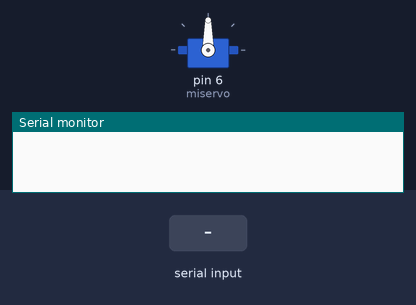
This sketch was run on a simulated Arduino Uno, built with avr-gcc and run on an emulated ATmega328P. On the bench: servo, the last lines printed to the serial monitor. The inputs (shaded band) are chosen by the test bench.

Above: at 1.2 s.
1.3 s: "30,150\n" received over Serial
At 2.1 s:
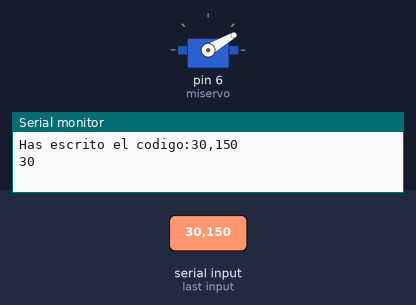
2.8 s: "5\n" received over Serial
At 3.8 s:
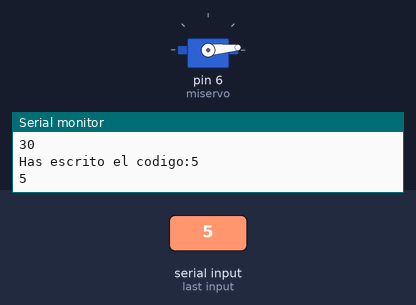
4.3 s: "200\n" received over Serial
At 5.5 s:
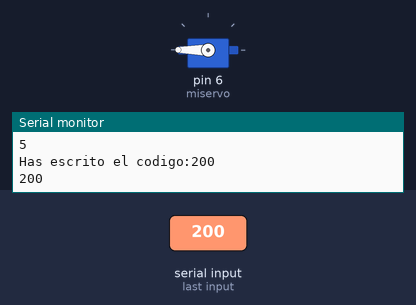
5.8 s: "90,45\n" received over Serial
At 6.3 s:
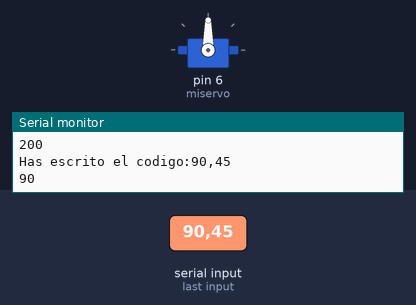
Timing chart, 0 to 8.3 s (numbered marks = the images above; inputs shaded):
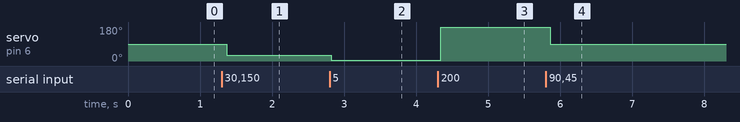

Measured:
- after the input at 1.3 s, servo on pin 6 (miservo): 90° → 30° after 0.07 s
- after the input at 2.8 s, servo on pin 6 (miservo): 30° → 5° at once
- after the input at 4.3 s, servo on pin 6 (miservo): 5° → 180° at once
- after the input at 5.8 s, servo on pin 6 (miservo): 180° → 90° after 0.06 s

The sketch:

ServoAnguloBasico.ino
```cpp
#include <Servo.h>
//Creamos una variable servo para poder usar las funciones con ella.
Servo miservo;
char letra;
String codigo;
int angulo;
int x;

void setup()
{
  Serial.begin(9600); // Velocidad en baudios y configuraciçon de inicio.
  //Definimos el pin al que ira conectado el servo.
  miservo.attach(6); //Como salida, el pin 6 con uso de PWM.
  //Movemos el servo al centro
  miservo.write(90);  // Coloca el servo en su posición central.
}
void loop() {
  while(Serial.available() > 0) // Espera entrada de datos de 0 a 180.
  {
    letra = Serial.read(); // Los datos leidos se almacena en la variable valor.
    codigo.concat(letra);
    delay(10);
  }
  if (codigo.length() > 0) {
    Serial.println("Has escrito el codigo:" + codigo);

    Serial.println(codigo.toInt());
    miservo.write(codigo.toInt()); // Envía los comando finales de 0 a 180 al servo.
    delay(20);
    codigo="";
  }
}
```
